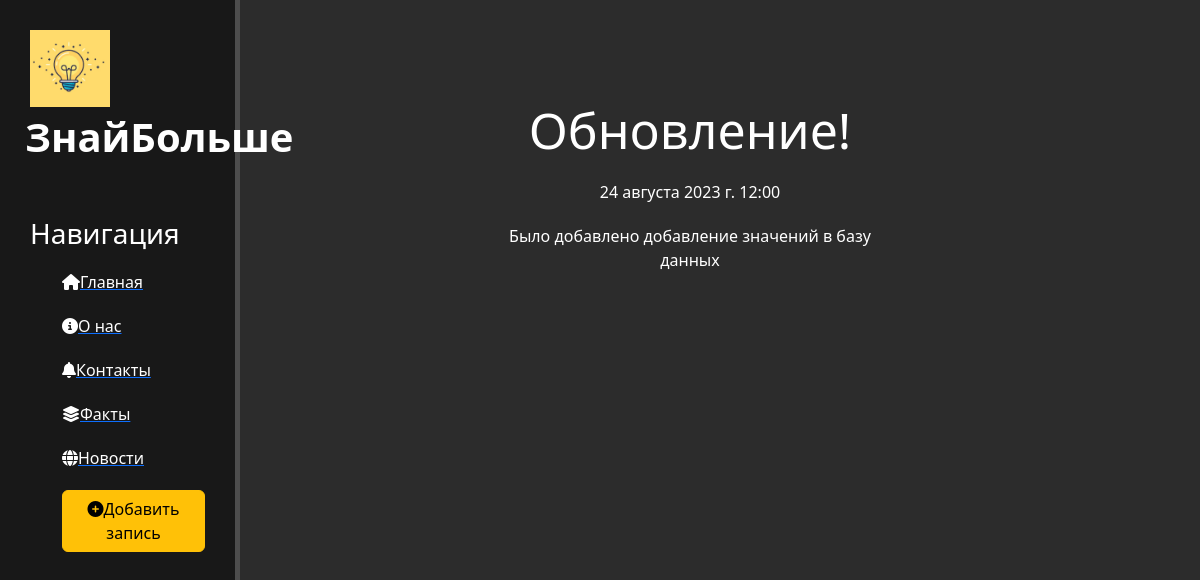
The page /nvsti/2 on the database its author committed.
### nvsti/models.py (models this page shows, shortened)
class Novosti(models.Model):
    title_nv = models.CharField('Название', max_length=50)
    anons_nv = models.CharField('Анонс', max_length=250)
    full_text_nv = models.TextField('Статья')
    date_nv = models.DateTimeField('Дата публикации')
    class Meta:
        verbose_name = 'Новость'
        verbose_name_plural = 'Новости'

### nvsti/views.py (the view)
# urls.py: path('<int:pk>', views.NewsDetailView_nv.as_view(), name='nvsti-detailnv'),
class NewsDetailView_nv(DetailView):
    model = Novosti
    template_name = 'nvsti/details_nv_view.html'
    context_object_name = 'novost'

### nvsti/templates/nvsti/details_nv_view.html (shortened to what this page needs)
{% extends 'main/layout.html' %}
{% block content %}
    <div class="features">
        <h1>{{ novost.title_nv }}</h1>
        <p>{{ novost.date_nv }}</p>
        <p>{{ novost.full_text_nv }}</p>
    </div>
{% endblock %}

### main/static/main/css/main.css (style rules this page uses)
body { background: #2c2c2c; }
main .features { float: left; color: #fff; margin-top: 100px; text-align: center; width: 75%; }
main .features h1 { font-size: 50px; }
main .features p { max-width: 400px; margin: 20px auto }

### rows shown on the page
Novosti: title_nv "Обновление!", date_nv "24 августа 2023 г. 12:00", full_text_nv "Было добавлено добавление значений в базу данных"
